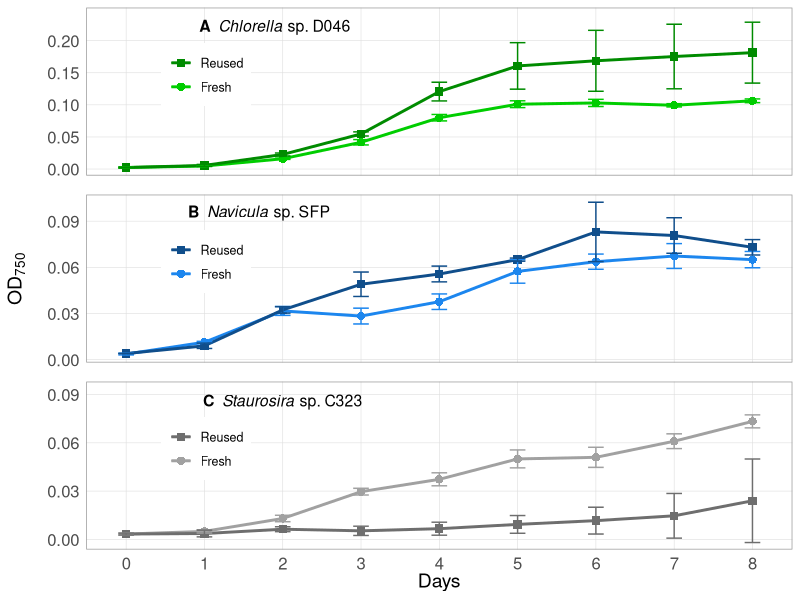
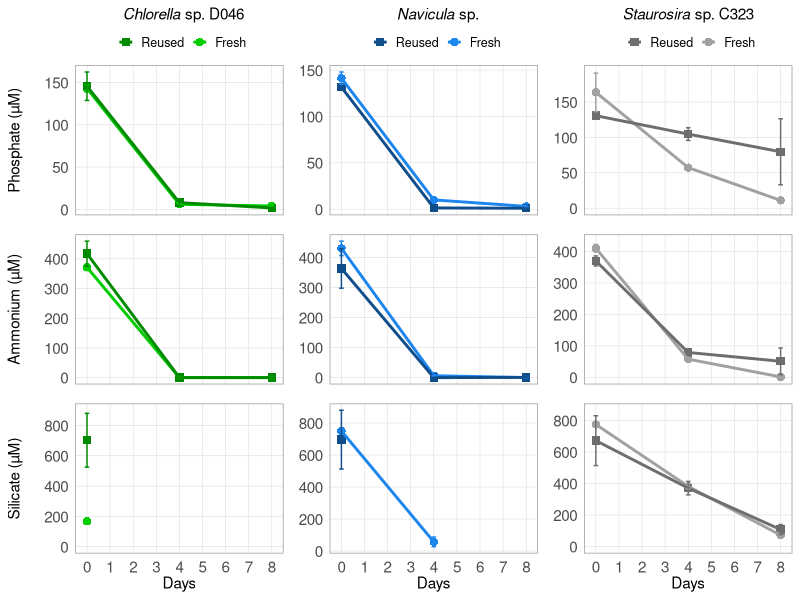
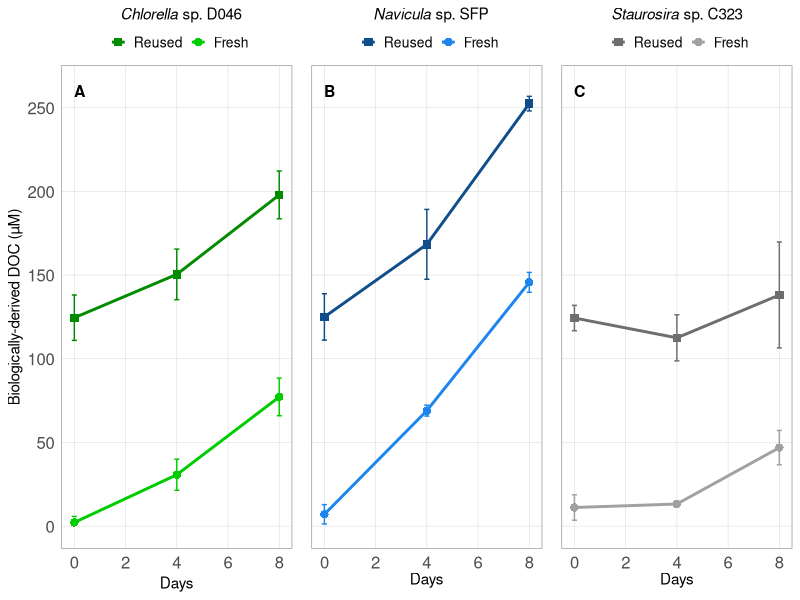
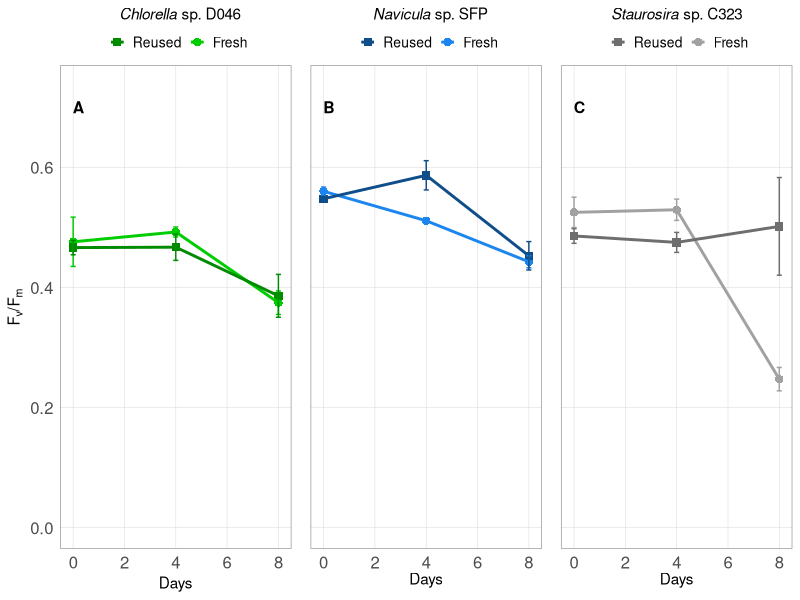
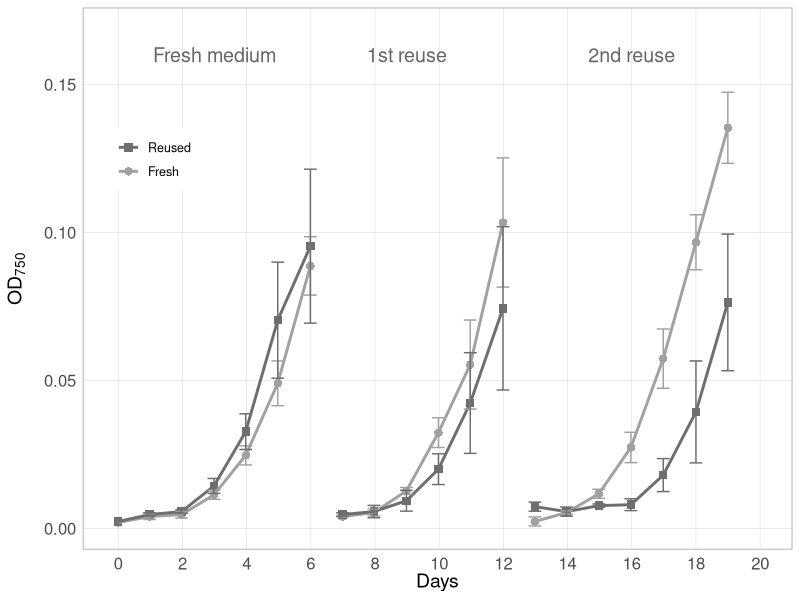
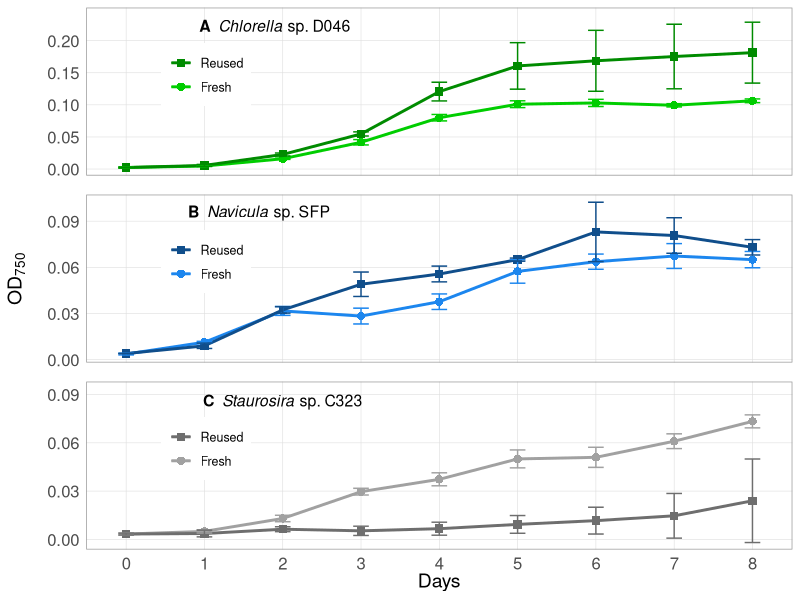
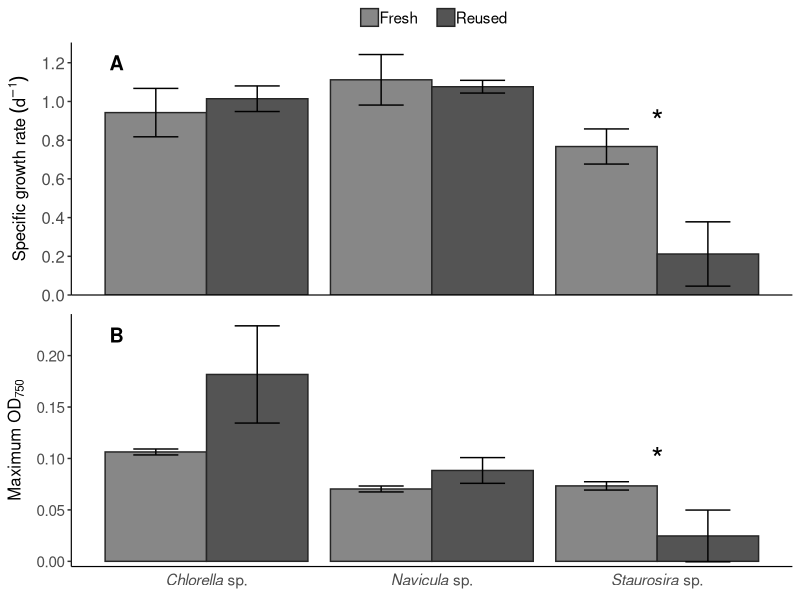
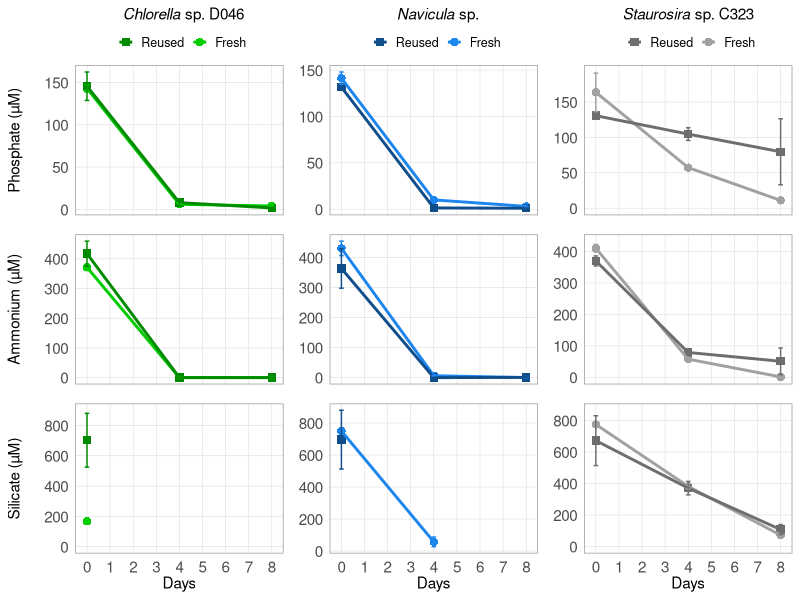

The R script that drew these images, in order:
# Project: Microalgae Cross-strain Growth Medium Reuse Experiment
# Author: Sarah Loftus, sarah.e.loftus@gmail.com

# This code organizes, analyses, and visualizes data from mircoalgae cross-strain reused medium experiments. 

# Input data and metadata are also available on Figshare: https://doi.org/10.6084/m9.figshare.7831913.v2

#######################################################################################

### Install packages ###

# Data management
library(tidyverse) 
library(lubridate)
library(broom)

# Plotting
library(gtable)
library(grid)
library(ggpubr)

### Read Data (see metadata for CSV file column descriptions)
growth_df <- read.csv("input_data/Data1_Growth.csv")        # Algae growth and experimental data for each culture replicate
daily_df <- read.csv("input_data/Data2_Daily.csv")          # Daily sampling data 

#### Parse dates and times, and calculate Days elapsed ####

daily_df %>%
  mutate(Date = mdy(Date),   
         Tstart = hm(Tstart),
         Tend = hm(Tend),
         Tmid = Tstart + as.period(0.5*as.duration(Tend - Tstart))) %>%   # Tmid = midpoint between start and end of sampling time
  do(mutate(., DaysElapsed = ((Date + Tmid) - (Date[Round == 0 & Day == 0] + Tmid[Round == 0 & Day == 0]) )/ 86400) ) %>%   # DaysElapsed =  days elapsed since start of each experiment
  select(Round, Day, Chl_medium, OD750_medium, DaysElapsed) -> daily_df2 
  # Note: warning messages do not pose problem to further analysis

#### Define additional variables ####

growth_df %>%    
  inner_join(daily_df2, by = c("Round", "Day") ) %>% # Add daily measurement data to growth data frame
  mutate(biomass_OD = OD750 -  OD750_medium,         # biomass_OD = Blank-corrected OD750 of the culture, in arbitrary units
         biomass_chl = Chl - Chl_medium              # biomass_chl = Blank-corrected chlorophyll-a concentration of the culture, in relative fluorescence units
  ) -> growth_df2    

#### Calculate daily averages and standard deviations of all variables in growth data frame. For use in plotting. ####

growth_df2 %>%
  select(-Replicate, -Chl, -OD750, -Chl_medium, -OD750_medium) %>% 
  group_by(Algae, Round, Treatment, Day) %>% 
  summarize_all(funs(mean, sd), na.rm = TRUE) %>%
  replace(., is.na(.), NA)-> growth_df_avgs  

#### Calculate variables for algae growth statistics ####

# Define time periods where cultures are in exponential phase for calculating specific growth rates (*** this is based on OD growth phase)
mu_period_02 <- 0:2   # Days 0-2; for: Navicula Round 3 all treatments/replicates
mu_period_03 <- 0:3   # Days 0-3; for: C323 Round 1 Fresh C, C323 Round 3 Fresh all replciates
mu_period_04 <- 0:4   # Days 0-4; for: C323 Round 1 Recycled B, D046 Round 3 all treatments/replicates
mu_period_13 <- 1:3   # Days 1-3; for: C323 Round 1 Fresh A
mu_period_14 <- 1:4   # Days 1-4; for: C323 Round 1 Fresh B & Recycled A & Recycled C, C323 Round 2 Fresh all replicates
mu_period_25 <- 2:5   # Days 2-5; for: C323 Round 0 all treatments/replicates
mu_period_35 <- 3:5   # Days 3-5; for: C323 Round 2 Recycled all replicates
mu_period_38 <- 3:8   # Days 3-8; for: C323 Round 3 Recycled all replciates

# Calculate specific growth rate 
growth_df2 %>%
  filter( (Algae == "Navicula" & Day %in% mu_period_02) |     # Based on the stated definitions above, select only the days used to calculate specific growth rate
          ( (Algae == "C323" & ( (Round == 1 & Treatment == "F" & Replicate == "C") | (Round == 3 & Treatment == "F") ) ) & Day %in% mu_period_03) |
          ( ((Algae == "C323" & Round == 1 & Treatment == "R" & Replicate == "E") | (Algae == "D046" & Round == 3)) & Day %in% mu_period_04) |
          (Algae == "C323" & Round == 1 & Treatment == "F" & Replicate == "A" & Day %in% mu_period_13) |
          ( (Algae == "C323" & ( ( Round == 1 & ( (Treatment == "F" & Replicate == "B") | (Treatment == "R" & (Replicate == "D" | Replicate == "F")))) | (Round == 2 & Treatment == "F"))) & Day %in% mu_period_14) | 
          (Algae == "C323" & Round == 0 & Day %in% mu_period_25) |
          (Algae == "C323" & Round == 2 & Treatment == "R" & Day %in% mu_period_35) |
          (Algae == "C323" & Round == 3 & Treatment == "R" & Day %in% mu_period_38) ) %>%   
  group_by(Algae, Round, Treatment, Replicate) %>%
  do(tidy(lm(log(biomass_OD) ~ DaysElapsed, data = .))) %>%   # linear regression of natural log algae cell concentration versus time
  filter(term == "DaysElapsed") %>%                          # where "DaysElapsed" is the row term in the linear regression output to indicate the slope, i.e., the specific growth rate
  rename(mu = estimate) %>%                                  # rename the slope of the linear regression ("estimate") as mu, mu = the specific growth rate (units = 1/day)
  select(Algae, Round, Treatment, Replicate, mu) -> mu_data

# Take averages and standard deviations of specific growth rate
mu_data %>%
  group_by(Algae, Round, Treatment) %>% 
  select(-Replicate) %>% 
  summarize_all(funs(mean, sd), na.rm = TRUE) -> mu_avgs  

# Find the maximum OD over the growth period for each replicate
growth_df2 %>% 
  select(Round, Day, Algae, Treatment, Replicate, biomass_OD) %>% 
  group_by(Round, Algae, Treatment, Replicate) %>% 
  summarize(max_OD = max(biomass_OD)) -> max_OD_data 

# Take average and standard deviation of maximum OD
max_OD_data %>% 
  group_by(Algae, Round, Treatment) %>% 
  select(-Replicate) %>% 
  summarize_all(funs(mean, sd), na.rm = TRUE) -> max_OD_avgs 

# Change in DOC in Round 3
growth_df2 %>% 
  filter(Round == 3) %>% 
  select(Day, Algae, Treatment, Replicate, DOC, biomass_OD) %>% 
  group_by(Algae, Treatment, Replicate) %>% 
  summarize(DOC_change = DOC[Day == 8] - DOC[Day == 0], # Change in DOC over the growth period
            DOC_per_OD = DOC_change/(biomass_OD[Day == 8] - biomass_OD[Day == 0])) -> DOC_change # Change in DOC per change in OD over the growth period

# Take average and standard deviation of net change in DOC in Round 3
DOC_change %>%   
  select(-Replicate) %>% 
  summarize_all(funs(mean, sd), na.rm = TRUE) -> avg_DOC_change


#### Statistics ####

# Test for equal variances of specific growth rate (mu) and maximum OD between Fresh and Reused treatments in Round 3 for each algae

# Variance test for mu
C323_mu_var <- var.test(mu_data$mu[mu_data$Algae == 'C323' & mu_data$Round == 3 & mu_data$Treatment == "F"], 
                       mu_data$mu[mu_data$Algae == 'C323' & mu_data$Round == 3 & mu_data$Treatment == "R"],
                       alternative = "two.sided")

D046_mu_var <- var.test(mu_data$mu[mu_data$Algae == 'D046' & mu_data$Treatment == "F"], 
                       mu_data$mu[mu_data$Algae == 'D046' & mu_data$Treatment == "R"],
                       alternative = "two.sided")

Navi_mu_var <- var.test(mu_data$mu[mu_data$Algae == 'Navicula' & mu_data$Treatment == "F"], 
                       mu_data$mu[mu_data$Algae == 'Navicula' & mu_data$Treatment == "R"],
                       alternative = "two.sided")

# Variance test for maximum OD
C323_max_OD_var <- var.test(max_OD_data$max_OD[max_OD_data$Algae == 'C323' & max_OD_data$Round == 3 & max_OD_data$Treatment == "F"], 
                            max_OD_data$max_OD[max_OD_data$Algae == 'C323' & max_OD_data$Round == 3 & max_OD_data$Treatment == "R"],
                            alternative = "two.sided")

D046_max_OD_var <- var.test(max_OD_data$max_OD[max_OD_data$Algae == 'D046' & max_OD_data$Treatment == "F"], 
                            max_OD_data$max_OD[max_OD_data$Algae == 'D046' & max_OD_data$Treatment == "R"],
                            alternative = "two.sided")

Navi_max_OD_var <- var.test(max_OD_data$max_OD[max_OD_data$Algae == 'Navicula' & max_OD_data$Treatment == "F"], 
                            max_OD_data$max_OD[max_OD_data$Algae == 'Navicula' & max_OD_data$Treatment == "R"],
                            alternative = "two.sided")

# Perform T tests for mu and maximum OD between Fresh and Reused treatments in Round 3 for each algae
# Based on results of variance test above, indicate in T test function where "var.equal" is TRUE or FALSE

# T test for mu
C323_mu_test <- t.test(mu_data$mu[mu_data$Algae == 'C323' & mu_data$Round == 3 & mu_data$Treatment == "F"], 
                       mu_data$mu[mu_data$Algae == 'C323' & mu_data$Round == 3 & mu_data$Treatment == "R"],
                       alternative = "two.sided", paired = FALSE, var.equal = TRUE)

D046_mu_test <- t.test(mu_data$mu[mu_data$Algae == 'D046' & mu_data$Treatment == "F"], 
                        mu_data$mu[mu_data$Algae == 'D046' & mu_data$Treatment == "R"],
                        alternative = "two.sided", paired = FALSE, var.equal = TRUE)

Navi_mu_test <- t.test(mu_data$mu[mu_data$Algae == 'Navicula' & mu_data$Treatment == "F"], 
                        mu_data$mu[mu_data$Algae == 'Navicula' & mu_data$Treatment == "R"],
                        alternative = "two.sided", paired = FALSE, var.equal = TRUE)

# T test for maximum OD
C323_max_OD_test <- t.test(max_OD_data$max_OD[max_OD_data$Algae == 'C323' & max_OD_data$Round == 3 & max_OD_data$Treatment == "F"], 
                       max_OD_data$max_OD[max_OD_data$Algae == 'C323' & max_OD_data$Round == 3 & max_OD_data$Treatment == "R"],
                       alternative = "two.sided", paired = FALSE, var.equal = TRUE)

D046_max_OD_test <- t.test(max_OD_data$max_OD[max_OD_data$Algae == 'D046' & max_OD_data$Treatment == "F"], 
                       max_OD_data$max_OD[max_OD_data$Algae == 'D046' & max_OD_data$Treatment == "R"],
                       alternative = "two.sided", paired = FALSE, var.equal = FALSE)

Navi_max_OD_test <- t.test(max_OD_data$max_OD[max_OD_data$Algae == 'Navicula' & max_OD_data$Treatment == "F"], 
                       max_OD_data$max_OD[max_OD_data$Algae == 'Navicula' & max_OD_data$Treatment == "R"],
                       alternative = "two.sided", paired = FALSE, var.equal = TRUE)


#### Figures ####

# Figure 1: Daily OD ####

  # C323 Round 0-2 ####  
  C323_OD_plot_R02 <- ggplot(data = growth_df_avgs[growth_df_avgs$Algae == "C323" & growth_df_avgs$Round != 3, ], 
                             aes(x = as.numeric(DaysElapsed_mean), y = biomass_OD_mean, color = Treatment, shape = Treatment))  +
    geom_point(size = 2.5) +
    geom_line(aes(group = interaction(Treatment, Round)), size = 1) +
    geom_errorbar(aes(ymin=biomass_OD_mean - biomass_OD_sd, ymax=biomass_OD_mean + biomass_OD_sd), width= 0.4) +
    labs(x = "Days") +
    labs(y = expression("OD"["750"])) +
    scale_color_manual(labels = c("Fresh", "Reused"), values = c('gray63','gray43'), guide = guide_legend(reverse=TRUE)) +
    scale_shape_manual(labels = c("Fresh", "Reused"), values = c(16, 15), guide = guide_legend(reverse=TRUE)) +
    scale_y_continuous(breaks = seq(0, 0.15, 0.05), expand = expand_scale(mult = c(0.05,0.1))) +  
    scale_x_continuous(limits = c(-0.1,20), breaks = seq(0, 21, 2)) +
    annotate("text", x = c(3, 9, 16), y = 0.16, label = c("Fresh medium", "1st reuse", "2nd reuse"), color = "gray40", size = 5) +
    theme( legend.key = element_rect(fill = NA),  # removes color from behind legned points/lines
           legend.title = element_blank(),
           legend.text = element_text(size = 9),
           legend.position = c(0.1,0.72),
           axis.title.y = element_text(margin = margin(r =10), size = 14),  
           axis.title.x = element_text(margin = margin(r =35), size = 14),   
           panel.background = element_rect(fill = "white"),
           panel.grid.major = element_line(colour = "gray87", size = 0.2),
           panel.border = element_rect(color = "gray60", fil = NA), 
           axis.ticks = element_blank(),
           axis.text = element_text(size = 12)) 
  
  # Save plot as pdf file
  pdf("Figures/Fig1_OD_Round02.pdf", 
      width = 7.5, height = 3)
  grid.draw(C323_OD_plot_R02)
  dev.off()
  
  # D046 phase 2 (Round 3) ####    
  D046_OD_plot <- ggplot(data = growth_df_avgs[growth_df_avgs$Algae == "D046", ], 
                         aes(x = Day, y = biomass_OD_mean, color = Treatment, shape = Treatment))  +
    geom_point(size = 2.5) +
    geom_line(aes(group = interaction(Treatment, Round)), size = 1) +
    geom_errorbar(aes(ymin=biomass_OD_mean - biomass_OD_sd, ymax=biomass_OD_mean + biomass_OD_sd), width= 0.2) +
    scale_color_manual(labels = c("Fresh", "Reused"), values = c('green3', 'green4'), guide = guide_legend(reverse=TRUE)) +
    scale_shape_manual(labels = c("Fresh", "Reused"), values = c(16, 15), guide = guide_legend(reverse=TRUE)) +
    scale_y_continuous(breaks = seq(0, 0.20, 0.05), expand = expand_scale(mult = c(0.05,0.1))) +  
    scale_x_continuous(limits = c(-0.1,8.1), breaks = seq(0, 8, 1)) +
    labs( y = " ") +
    annotate("text", x = 1.9, y = 0.22, label = expression(paste(bold("A"), italic("  Chlorella"), " sp. D046")), size = 4) + 
    theme( legend.key = element_rect(fill = NA),  # removes color from behind legned points/lines
           legend.title = element_blank(),
           legend.text = element_text(size = 9),
           axis.title.y = element_text(margin = margin(r = 15), size = 14),
           axis.title.x = element_blank(),
           legend.position = c(0.17,0.6),
           panel.grid.major = element_line(colour = "gray87", size = 0.2),
           panel.border = element_rect(color = "gray60", fil = NA), 
           panel.background = element_rect(fill = "white"),
           axis.ticks = element_blank(),
           axis.text.x = element_blank(),
           axis.text.y = element_text(size = 12))   
  
  # Navicula phase 2 (Round 3) #### 
  Navicula_OD_plot <- ggplot(data = growth_df_avgs[growth_df_avgs$Algae == "Navicula", ], 
                             aes(x = Day, y = biomass_OD_mean, color = Treatment, shape = Treatment))  +
    geom_point(size = 2.5) +
    geom_line(aes(group = interaction(Treatment, Round)), size = 1) +
    geom_errorbar(aes(ymin=biomass_OD_mean - biomass_OD_sd, ymax=biomass_OD_mean + biomass_OD_sd), width= 0.2) +
    labs(y = expression("OD"["750"])) +
    scale_color_manual(labels = c("Fresh", "Reused"), values = c('dodgerblue2', 'dodgerblue4'), guide = guide_legend(reverse=TRUE)) +
    scale_shape_manual(labels = c("Fresh", "Reused"), values = c(16, 15), guide = guide_legend(reverse=TRUE)) +
    scale_y_continuous(breaks = seq(0, 0.1, 0.03), expand = expand_scale(mult = c(0.05, 0.05))) +  
    scale_x_continuous(limits = c(-0.1,8.1), breaks = seq(0, 8, 1)) +
    annotate("text", x = 1.7, y = 0.095, label = expression(paste( bold("B"), italic("  Navicula"), " sp. SFP")), size = 4) + 
    theme( legend.key = element_rect(fill = NA),  # removes color from behind legned points/lines
           legend.title = element_blank(),
           legend.text = element_text(size = 9),
           legend.position = c(0.17,0.6),
           axis.title.y = element_text(margin = margin(r = 15), size = 14),  
           axis.title.x = element_blank(),   
           panel.grid.major = element_line(colour = "gray87", size = 0.2),
           panel.border = element_rect(color = "gray60", fil = NA),            
           panel.background = element_rect(fill = "white"),
           axis.ticks = element_blank(),
           axis.text.x = element_blank(),
           axis.text.y = element_text(size = 12)) 
  
  # C323 phase 2 (Round 3) ####  
  C323_OD_plot <- ggplot(data = growth_df_avgs[growth_df_avgs$Algae == "C323" & growth_df_avgs$Round == 3, ], 
                         aes(x = Day, y = biomass_OD_mean, color = Treatment, shape = Treatment))  +
    geom_point(size = 2.5) +
    geom_line(aes(group = interaction(Treatment, Round)), size = 1) +
    geom_errorbar(aes(ymin=biomass_OD_mean - biomass_OD_sd, ymax=biomass_OD_mean + biomass_OD_sd), width= 0.2) +
    labs(x = "Days") +
    scale_color_manual(labels = c("Fresh", "Reused"), values = c('gray63','gray43'), guide = guide_legend(reverse=TRUE)) +
    scale_shape_manual(labels = c("Fresh", "Reused"), values = c(16, 15), guide = guide_legend(reverse=TRUE)) +
    scale_y_continuous(breaks = seq(0, 0.1, 0.03), expand = expand_scale(mult = c(0.05,0.15))) +  
    scale_x_continuous(limits = c(-0.1,8.1), breaks = seq(0, 8, 1)) +
    annotate("text", x = 2, y = 0.085, label = expression(paste(bold("C"), italic("  Staurosira"), " sp. C323")), size = 4) + 
    theme( legend.key = element_rect(fill = NA),  # removes color from behind legned points/lines
           legend.title = element_blank(),
           legend.text = element_text(size = 9),
           legend.position = c(0.17,0.6),
           axis.title.y = element_blank(),  
           axis.title.x = element_text(margin = margin(r = 35), size = 14),   
           panel.background = element_rect(fill = "white"),
           panel.grid.major = element_line(colour = "gray87", size = 0.2),
           panel.border = element_rect(color = "gray60", fil = NA), 
           axis.ticks = element_blank(),
           axis.text = element_text(size = 12))   
  
  # Combine Round 3 Daily OD plots in a grid & Save as pdf ####
  
  # Convert ggplots to grobs
  D046_OD_grob <- ggplotGrob(D046_OD_plot)
  C323_OD_grob <- ggplotGrob(C323_OD_plot)
  Navi_OD_grob <- ggplotGrob(Navicula_OD_plot)
  
  # Combine in grid
  OD_gridplot <- rbind(D046_OD_grob, Navi_OD_grob, C323_OD_grob, size = "first")
  
  grid.newpage()
  grid.draw(OD_gridplot)
  
  # Save plot as pdf file
  pdf("Figures/Fig2_ODGrid.pdf", 
      width = 4, height = 6)
  grid.draw(OD_gridplot)
  dev.off()
  
# Figure S1: Specific growth rate and maximum OD in phase 2 (Round 3) ####
  
  # reorder the x-axis to D046, Navi, C323
  mu_avgs$Algae <- factor(mu_avgs$Algae, levels = c("D046", "Navicula", "C323"))
  max_OD_avgs$Algae <- factor(max_OD_avgs$Algae, levels = c("D046", "Navicula", "C323"))
  
  
  specific_growth_plot <- ggplot(data = mu_avgs[mu_avgs$Round == 3, ], 
                         aes(x = Algae, y = mean, fill = Treatment))  +
    geom_col(position = position_dodge(0.9), color = "gray15") +
    geom_errorbar(aes(ymin=mean - sd, ymax= mean + sd), width= 0.4, position = position_dodge(0.9)) +
    labs(y = expression(paste("Specific growth rate ", ("d"^-1)))) +
    scale_fill_manual(labels = c("Fresh", "Reused"), values = c('gray53','gray33')) +
    scale_x_discrete(labels=c("D046" = expression(paste(italic("Chlorella"), " sp.")), "Navicula" = expression(paste(italic("Navicula"), " sp.")), "C323" = expression(paste(italic("Staurosira"), " sp.")))) +
    annotate("text", x = 0.6, y = 1.2, label = expression(paste(bold("A"))), size = 5) + 
    annotate("text", x = 3, y = 0.9, label = "*", size = 8) +
    scale_y_continuous(expand = expand_scale(mult = c(0, 0.05)), breaks = seq(0,1.2, by = 0.2)) +
    theme( legend.key = element_rect(fill = NA),  
           legend.title = element_blank(),
           legend.text = element_text(size = 11, margin = margin(r = 8)),
           legend.position = "top",
           legend.key.size = unit(5, "mm"),
           legend.justification = "center",
           legend.margin=margin(t = 0, b = 0, l = 10),
           legend.box.margin=margin(t = 0, b = 0),
           legend.spacing.x = unit(1, "mm"),
           panel.background = element_rect(fill = NA),
           axis.line = element_line(color = "black", size = 0.4),
           axis.ticks.x = element_blank(),
           axis.title.y = element_text(margin = margin(r = 6),size = 12),
           axis.text.y = element_text(size = 12),
           axis.title.x = element_blank(),
           axis.text.x = element_blank()) 
  
  max_OD_plot <- ggplot(data = max_OD_avgs[max_OD_avgs$Round == 3, ], 
                                 aes(x = Algae, y = mean, fill = Treatment))  +
    geom_col(position = position_dodge(0.9), color = "gray15") +
    geom_errorbar(aes(ymin=mean - sd, ymax= mean + sd), width= 0.4, position = position_dodge(0.9)) +
    labs(y = expression("Maximum OD"["750"])) +
    scale_fill_manual(labels = c("Fresh", "Reused"), values = c('gray53','gray33')) +
    scale_x_discrete(labels=c("D046" = expression(paste(italic("Chlorella"), " sp.")), "Navicula" = expression(paste(italic("Navicula"), " sp.")), "C323" = expression(paste(italic("Staurosira"), " sp.")))) +
    annotate("text", x = 0.6, y = 0.22, label = expression(paste(bold("B"))), size = 5) + 
    annotate("text", x = 3, y = 0.1, label = "*", size = 8) +
    scale_y_continuous(expand = expand_scale(mult = c(0.02, 0.05)), breaks = seq(0,0.2, by = 0.05)) +
    theme( legend.position = "none",                              
           panel.background = element_rect(fill = NA),
           axis.line = element_line(color = "black", size = 0.4),
           axis.ticks.x = element_blank(),
           axis.title = element_text(margin = margin(r = 6),size = 12),
           axis.text = element_text(size = 11),
           axis.title.x = element_blank(),
           axis.title.y = element_text(margin = margin(r = 6),size = 12))   
  
  # Combine plots
  mu_grob <- ggplotGrob(specific_growth_plot)
  max_OD_grob <- ggplotGrob(max_OD_plot)
  
  mu_maxOD_grid <- rbind(mu_grob, max_OD_grob, size = "first")
  
  # Save plot as pdf file
  pdf("Figures/FigS1_mu_maxOD_Grid.pdf", 
      width = 4.5, height = 6.5)
  grid.draw(mu_maxOD_grid)
  dev.off()
  
# Nutrients versus Time (not published) ####    
  
  # PO4
  # D046 Round 3 ####    
  D046_PO4_plot <- ggplot(data = growth_df_avgs[growth_df_avgs$Algae == "D046" & !(is.na(growth_df_avgs$PO4_mean)), ], 
                         aes(x = Day, y = PO4_mean, color = Treatment, shape = Treatment))  +
    geom_point(size = 2.5) +
    geom_line(aes(group = interaction(Treatment, Round)), size = 1) +
    geom_errorbar(aes(ymin=PO4_mean - PO4_sd, ymax=PO4_mean + PO4_sd), width= 0.2) +
    scale_color_manual(labels = c("Fresh", "Reused"), values = c('green3', 'green4'), guide = guide_legend(reverse=TRUE)) +
    scale_shape_manual(labels = c("Fresh", "Reused"), values = c(16, 15), guide = guide_legend(reverse=TRUE)) +
    scale_y_continuous(breaks = seq(0, 175, 50), expand = expand_scale(mult = c(0.05,0.05))) +  
    scale_x_continuous(limits = c(-0.1,8.1), breaks = seq(0, 8, 1)) +
    labs( y = "Phosphate (µM)", title = expression(paste(italic("  Chlorella"), " sp. D046"))) +
    theme( legend.key = element_rect(fill = NA),  # removes color from behind legned points/lines
           legend.title = element_blank(),
           legend.text = element_text(size = 9),
           axis.title.y = element_text(margin = margin(r = 15), size = 11),
           axis.title.x = element_blank(),
           legend.position = "top",
           legend.key.size = unit(4, "mm"),
           legend.justification = "center",
           legend.margin=margin(t = 0, b = 0, l = 4),
           legend.box.margin=margin(t = 0, b = 0),
           legend.spacing.x = unit(1, "mm"),
           plot.title = element_text(hjust = 0.5, size = 11),
           panel.grid.major = element_line(colour = "gray87", size = 0.2),
           panel.border = element_rect(color = "gray60", fil = NA), 
           panel.background = element_rect(fill = "white"),
           axis.ticks = element_blank(),
           axis.text.x = element_blank(),
           axis.text.y = element_text(size = 11)) 

  # Navicula Round 3 ####    
  Navi_PO4_plot <- ggplot(data = growth_df_avgs[growth_df_avgs$Algae == "Navicula" & !(is.na(growth_df_avgs$PO4_mean)), ], 
                          aes(x = Day, y = PO4_mean, color = Treatment, shape = Treatment))  +
    geom_point(size = 2.5) +
    geom_line(aes(group = interaction(Treatment, Round)), size = 1) +
    geom_errorbar(aes(ymin=PO4_mean - PO4_sd, ymax=PO4_mean + PO4_sd), width= 0.2) +
    scale_color_manual(labels = c("Fresh", "Reused"), values = c('dodgerblue2', 'dodgerblue4'), guide = guide_legend(reverse=TRUE)) +
    scale_shape_manual(labels = c("Fresh", "Reused"), values = c(16, 15), guide = guide_legend(reverse=TRUE)) +
    scale_y_continuous(breaks = seq(0, 175, 50), expand = expand_scale(mult = c(0.05,0.05))) +  
    scale_x_continuous(limits = c(-0.1,8.1), breaks = seq(0, 8, 1)) +
    labs(title = expression(paste(italic("  Navicula"), " sp."))) +
    theme( legend.key = element_rect(fill = NA),  # removes color from behind legned points/lines
           legend.title = element_blank(),
           legend.text = element_text(size = 9),
           axis.title.y = element_blank(),
           axis.title.x = element_blank(),
           legend.position = "top",
           legend.key.size = unit(4, "mm"),
           legend.justification = "center",
           legend.margin=margin(t = 0, b = 0, l = 4),
           legend.box.margin=margin(t = 0, b = 0),
           legend.spacing.x = unit(1, "mm"),
           plot.title = element_text(hjust = 0.5, size = 11),
           panel.grid.major = element_line(colour = "gray87", size = 0.2),
           panel.border = element_rect(color = "gray60", fil = NA), 
           panel.background = element_rect(fill = "white"),
           axis.ticks = element_blank(),
           axis.text.x = element_blank(),
           axis.text.y = element_text(size = 11))   
  
  # C323 Round 3 ####    
  C323_PO4_plot <- ggplot(data = growth_df_avgs[growth_df_avgs$Algae == "C323" & !(is.na(growth_df_avgs$PO4_mean)) & growth_df_avgs$Round == 3, ], 
                          aes(x = Day, y = PO4_mean, color = Treatment, shape = Treatment))  +
    geom_point(size = 2.5) +
    geom_line(aes(group = interaction(Treatment, Round)), size = 1) +
    geom_errorbar(aes(ymin=PO4_mean - PO4_sd, ymax=PO4_mean + PO4_sd), width= 0.2) +
    scale_color_manual(labels = c("Fresh", "Reused"), values = c('gray63','gray43'), guide = guide_legend(reverse=TRUE)) +
    scale_shape_manual(labels = c("Fresh", "Reused"), values = c(16, 15), guide = guide_legend(reverse=TRUE)) +
    scale_y_continuous(breaks = seq(0, 175, 50), expand = expand_scale(mult = c(0.05,0.01)), limits = c(0, 200)) +  
    scale_x_continuous(limits = c(-0.1,8.1), breaks = seq(0, 8, 1)) +
    labs(title = expression(paste(italic("Staurosira"), " sp. C323"))) +
    theme( legend.key = element_rect(fill = NA),  # removes color from behind legned points/lines
           legend.title = element_blank(),
           legend.text = element_text(size = 9),
           axis.title.y = element_blank(),
           axis.title.x = element_blank(),
           legend.position = "top",
           legend.key.size = unit(4, "mm"),
           legend.justification = "center",
           legend.margin=margin(t = 0, b = 0, l = 4),
           legend.box.margin=margin(t = 0, b = 0),
           legend.spacing.x = unit(1, "mm"),
           plot.title = element_text(hjust = 0.5, size = 11),
           panel.grid.major = element_line(colour = "gray87", size = 0.2),
           panel.border = element_rect(color = "gray60", fil = NA), 
           panel.background = element_rect(fill = "white"),
           axis.ticks = element_blank(),
           axis.text.x = element_blank(),
           axis.text.y = element_text(size = 11)) 

  # NH4
  # D046 Round 3 ####    
  D046_NH4_plot <- ggplot(data = growth_df_avgs[growth_df_avgs$Algae == "D046" & !(is.na(growth_df_avgs$NH4_mean)), ], 
                          aes(x = Day, y = NH4_mean, color = Treatment, shape = Treatment))  +
    geom_point(size = 2.5) +
    geom_line(aes(group = interaction(Treatment, Round)), size = 1) +
    geom_errorbar(aes(ymin=NH4_mean - NH4_sd, ymax=NH4_mean + NH4_sd), width= 0.2) +
    scale_color_manual(labels = c("Fresh", "Reused"), values = c('green3', 'green4'), guide = guide_legend(reverse=TRUE)) +
    scale_shape_manual(labels = c("Fresh", "Reused"), values = c(16, 15), guide = guide_legend(reverse=TRUE)) +
    scale_y_continuous(breaks = seq(0, 450, 100), expand = expand_scale(mult = c(0.05,0.05))) +  
    scale_x_continuous(limits = c(-0.1,8.1), breaks = seq(0, 8, 1)) +
    labs( y = "Ammonium (µM)") +
    theme( legend.position="none",
           axis.title.y = element_text(margin = margin(r = 15), size = 11),
           axis.title.x = element_blank(),
           panel.grid.major = element_line(colour = "gray87", size = 0.2),
           panel.border = element_rect(color = "gray60", fil = NA), 
           panel.background = element_rect(fill = "white"),
           axis.ticks = element_blank(),
           axis.text.x = element_blank(),
           axis.text.y = element_text(size = 11)) 
  
  # Navicula Round 3 ####    
  Navi_NH4_plot <- ggplot(data = growth_df_avgs[growth_df_avgs$Algae == "Navicula" & !(is.na(growth_df_avgs$NH4_mean)), ], 
                          aes(x = Day, y = NH4_mean, color = Treatment, shape = Treatment))  +
    geom_point(size = 2.5) +
    geom_line(aes(group = interaction(Treatment, Round)), size = 1) +
    geom_errorbar(aes(ymin=NH4_mean - NH4_sd, ymax=NH4_mean + NH4_sd), width= 0.2) +
    scale_color_manual(labels = c("Fresh", "Reused"), values = c('dodgerblue2', 'dodgerblue4'), guide = guide_legend(reverse=TRUE)) +
    scale_shape_manual(labels = c("Fresh", "Reused"), values = c(16, 15), guide = guide_legend(reverse=TRUE)) +
    scale_y_continuous(breaks = seq(0, 450, 100), expand = expand_scale(mult = c(0.05,0.05))) +  
    scale_x_continuous(limits = c(-0.1,8.1), breaks = seq(0, 8, 1)) +
    theme( legend.position="none",
           axis.title.y = element_blank(),
           axis.title.x = element_blank(),
           panel.grid.major = element_line(colour = "gray87", size = 0.2),
           panel.border = element_rect(color = "gray60", fil = NA), 
           panel.background = element_rect(fill = "white"),
           axis.ticks = element_blank(),
           axis.text.x = element_blank(),
           axis.text.y = element_text(size = 11))   
  
  # C323 Round 3 ####    
  C323_NH4_plot <- ggplot(data = growth_df_avgs[growth_df_avgs$Algae == "C323" & !(is.na(growth_df_avgs$NH4_mean)) & growth_df_avgs$Round == 3, ], 
                          aes(x = Day, y = NH4_mean, color = Treatment, shape = Treatment))  +
    geom_point(size = 2.5) +
    geom_line(aes(group = interaction(Treatment, Round)), size = 1) +
    geom_errorbar(aes(ymin=NH4_mean - NH4_sd, ymax=NH4_mean + NH4_sd), width= 0.2) +
    scale_color_manual(labels = c("Fresh", "Reused"), values = c('gray63','gray43'), guide = guide_legend(reverse=TRUE)) +
    scale_shape_manual(labels = c("Fresh", "Reused"), values = c(16, 15), guide = guide_legend(reverse=TRUE)) +
    scale_y_continuous(breaks = seq(0, 400, 100), expand = expand_scale(mult = c(0.05,0.01)), limits = c(0, 450)) +  
    scale_x_continuous(limits = c(-0.1,8.1), breaks = seq(0, 8, 1)) +
    theme( legend.position="none",
           axis.title.y = element_blank(),
           axis.title.x = element_blank(),
           panel.grid.major = element_line(colour = "gray87", size = 0.2),
           panel.border = element_rect(color = "gray60", fil = NA), 
           panel.background = element_rect(fill = "white"),
           axis.ticks = element_blank(),
           axis.text.x = element_blank(),
           axis.text.y = element_text(size = 11)) 
 
  # Silicate
  # D046 Round 3 ####    
  D046_Si_plot <- ggplot(data = growth_df_avgs[growth_df_avgs$Algae == "D046" & !(is.na(growth_df_avgs$Si_mean)), ], 
                          aes(x = Day, y = Si_mean, color = Treatment, shape = Treatment))  +
    geom_point(size = 2.5) +
    geom_line(aes(group = interaction(Treatment, Round)), size = 1) +
    geom_errorbar(aes(ymin=Si_mean - Si_sd, ymax=Si_mean + Si_sd), width= 0.2) +
    scale_color_manual(labels = c("Fresh", "Reused"), values = c('green3', 'green4'), guide = guide_legend(reverse=TRUE)) +
    scale_shape_manual(labels = c("Fresh", "Reused"), values = c(16, 15), guide = guide_legend(reverse=TRUE)) +
    scale_y_continuous(breaks = seq(0, 1400, 200), expand = expand_scale(mult = c(0.05,0.05)), limits = c(0, 900)) +  
    scale_x_continuous(limits = c(-0.1,8.1), breaks = seq(0, 8, 1)) +
    labs( y = "Silicate (µM)", x = "Days") +
    theme( legend.position="none",
           axis.title.y = element_text(margin = margin(r = 15), size = 11),
           axis.title.x = element_text(margin = margin(r = 15), size = 11),
           panel.grid.major = element_line(colour = "gray87", size = 0.2),
           panel.border = element_rect(color = "gray60", fil = NA), 
           panel.background = element_rect(fill = "white"),
           axis.ticks = element_blank(),
           axis.text.x = element_text(size = 11),
           axis.text.y = element_text(size = 11)) 
  
  # Navicula Round 3 ####    
  Navi_Si_plot <- ggplot(data = growth_df_avgs[growth_df_avgs$Algae == "Navicula" & !(is.na(growth_df_avgs$Si_mean)), ], 
                          aes(x = Day, y = Si_mean, color = Treatment, shape = Treatment))  +
    geom_point(size = 2.5) +
    geom_line(aes(group = interaction(Treatment, Round)), size = 1) +
    geom_errorbar(aes(ymin=Si_mean - Si_sd, ymax=Si_mean + Si_sd), width= 0.2) +
    scale_color_manual(labels = c("Fresh", "Reused"), values = c('dodgerblue2', 'dodgerblue4'), guide = guide_legend(reverse=TRUE)) +
    scale_shape_manual(labels = c("Fresh", "Reused"), values = c(16, 15), guide = guide_legend(reverse=TRUE)) +
    scale_y_continuous(breaks = seq(0, 1400, 200), expand = expand_scale(mult = c(0.05,0.05))) +  
    scale_x_continuous(limits = c(-0.1,8.1), breaks = seq(0, 8, 1)) +
    labs(x = "Days") +
    theme( legend.position="none",
           axis.title.y = element_blank(),
           axis.title.x = element_text(margin = margin(r = 15), size = 11),
           panel.grid.major = element_line(colour = "gray87", size = 0.2),
           panel.border = element_rect(color = "gray60", fil = NA), 
           panel.background = element_rect(fill = "white"),
           axis.ticks = element_blank(),
           axis.text.x = element_text(size = 11),
           axis.text.y = element_text(size = 11))   
  
  # C323 Round 3 ####    
  C323_Si_plot <- ggplot(data = growth_df_avgs[growth_df_avgs$Algae == "C323" & !(is.na(growth_df_avgs$Si_mean)) & growth_df_avgs$Round == 3, ], 
                          aes(x = Day, y = Si_mean, color = Treatment, shape = Treatment))  +
    geom_point(size = 2.5) +
    geom_line(aes(group = interaction(Treatment, Round)), size = 1) +
    geom_errorbar(aes(ymin=Si_mean - Si_sd, ymax=Si_mean + Si_sd), width= 0.2) +
    scale_color_manual(labels = c("Fresh", "Reused"), values = c('gray63','gray43'), guide = guide_legend(reverse=TRUE)) +
    scale_shape_manual(labels = c("Fresh", "Reused"), values = c(16, 15), guide = guide_legend(reverse=TRUE)) +
    scale_y_continuous(breaks = seq(0, 1400, 200), expand = expand_scale(mult = c(0.05,0.01)), limits = c(0, 900)) +  
    scale_x_continuous(limits = c(-0.1,8.1), breaks = seq(0, 8, 1)) +
    labs(x = "Days") +
    theme( legend.position="none",
           axis.title.y = element_blank(),
           axis.title.x = element_text(margin = margin(r = 15), size = 11),
           panel.grid.major = element_line(colour = "gray87", size = 0.2),
           panel.border = element_rect(color = "gray60", fil = NA), 
           panel.background = element_rect(fill = "white"),
           axis.ticks = element_blank(),
           axis.text.x = element_text(size = 11),
           axis.text.y = element_text(size = 11)) 

  # Combine 9 plots in a 3x3 grid
  # Convert plots to grobs
  D046_PO4_grob <- ggplotGrob(D046_PO4_plot)
  Navi_PO4_grob <- ggplotGrob(Navi_PO4_plot)
  C323_PO4_grob <- ggplotGrob(C323_PO4_plot)
  D046_NH4_grob <- ggplotGrob(D046_NH4_plot)
  Navi_NH4_grob <- ggplotGrob(Navi_NH4_plot)
  C323_NH4_grob <- ggplotGrob(C323_NH4_plot)
  D046_Si_grob <- ggplotGrob(D046_Si_plot)
  Navi_Si_grob <- ggplotGrob(Navi_Si_plot)
  C323_Si_grob <- ggplotGrob(C323_Si_plot)  
  
  # Make plot columns
  nuts_col1 <- rbind(D046_PO4_grob, D046_NH4_grob, D046_Si_grob, size = "first")
  nuts_col2 <- rbind(Navi_PO4_grob, Navi_NH4_grob, Navi_Si_grob, size = "first")
  nuts_col3 <- rbind(C323_PO4_grob, C323_NH4_grob, C323_Si_grob, size = "first")
  # Set widths
  nuts_col1$widths <- unit.pmax(D046_PO4_grob$widths, D046_NH4_grob$widths, D046_Si_grob$widths)
  nuts_col2$widths <- unit.pmax(Navi_PO4_grob$widths, Navi_NH4_grob$widths, Navi_Si_grob$widths)
  nuts_col3$widths <- unit.pmax(C323_PO4_grob$widths, C323_NH4_grob$widths, C323_Si_grob$widths)
  # Combine plot columns
  nutrients_plot <- cbind(nuts_col1, nuts_col2, nuts_col3, size = "first")
  
  grid.newpage()
  grid.draw(nutrients_plot)
  
  # Save plot as pdf file
  pdf("Figures/Nutrients_vs_time.pdf", 
      width = 7, height = 5)
  grid.draw(nutrients_plot)
  dev.off()
  
#### Figure S2: Intial nutrient concentrations in phase 2 (Round 3) ####
  
  # re-order algae names
  growth_df_avgs$Algae <- factor(growth_df_avgs$Algae, levels = c("D046", "Navicula", "C323"))

  # NH4
  initial_NH4_plot <- ggplot(data = growth_df_avgs[growth_df_avgs$Round == 3 & growth_df_avgs$Day == 0, ], 
                                 aes(x = Algae, y = NH4_mean, fill = Treatment))  +
    geom_col(position = position_dodge(0.9), color = "gray15") +
    geom_errorbar(aes(ymin=NH4_mean - NH4_sd, ymax= NH4_mean + NH4_sd), width= 0.4, position = position_dodge(0.9)) +
    labs(y = "Ammonium (µM)") +
    scale_fill_manual(labels = c("Fresh", "Reused"), values = c('gray53','gray33')) +
    scale_x_discrete(labels=c("D046" = expression(paste(italic("Chlorella"), " sp.")), "Navicula" = expression(paste(italic("Navicula"), " sp.")), "C323" = expression(paste(italic("Staurosira"), " sp.")))) +
    annotate("text", x = 0.6, y = 450, label = expression(paste(bold("A"))), size = 5) + 
    scale_y_continuous(expand = expand_scale(mult = c(0, 0.05)), breaks = seq(0,450, by = 100)) +
    theme( legend.key = element_rect(fill = NA),  
           legend.title = element_blank(),
           legend.text = element_text(size = 11, margin = margin(r = 8)),
           legend.position = "top",
           legend.key.size = unit(5, "mm"),
           legend.justification = "center",
           legend.margin=margin(t = 0, b = 0, l = 10),
           legend.box.margin=margin(t = 0, b = 0),
           legend.spacing.x = unit(1, "mm"),
           panel.background = element_rect(fill = NA),
           axis.line = element_line(color = "black", size = 0.4),
           axis.ticks.x = element_blank(),
           axis.title.y = element_text(margin = margin(r = 6),size = 12),
           axis.text.y = element_text(size = 12),
           axis.title.x = element_blank(),
           axis.text.x = element_blank()) 
  
  # PO4
  initial_PO4_plot <- ggplot(data = growth_df_avgs[growth_df_avgs$Round == 3 & growth_df_avgs$Day == 0, ], 
                        aes(x = Algae, y = PO4_mean, fill = Treatment))  +
    geom_col(position = position_dodge(0.9), color = "gray15") +
    geom_errorbar(aes(ymin=PO4_mean - PO4_sd, ymax= PO4_mean + PO4_sd), width= 0.4, position = position_dodge(0.9)) +
    labs(y = "Phosphate (µM)") +
    scale_fill_manual(labels = c("Fresh", "Reused"), values = c('gray53','gray33')) +
    scale_x_discrete(labels=c("D046" = expression(paste(italic("Chlorella"), " sp.")), "Navicula" = expression(paste(italic("Navicula"), " sp.")), "C323" = expression(paste(italic("Staurosira"), " sp.")))) +
    annotate("text", x = 0.6, y = 200, label = expression(paste(bold("B"))), size = 5) + 
    scale_y_continuous(expand = expand_scale(mult = c(0.02, 0.05)), breaks = seq(0,200, by = 50)) +
    theme( legend.position = "none",                              
           panel.background = element_rect(fill = NA),
           axis.line = element_line(color = "black", size = 0.4),
           axis.ticks.x = element_blank(),
           axis.title.y = element_text(margin = margin(r = 6),size = 12),
           axis.text.y = element_text(size = 12),
           axis.title.x = element_blank(),
           axis.text.x = element_blank()) 
  
  #Silicate
  initial_Si_plot <- ggplot(data = growth_df_avgs[growth_df_avgs$Round == 3 & growth_df_avgs$Day == 0, ], 
                             aes(x = Algae, y = Si_mean, fill = Treatment))  +
    geom_col(position = position_dodge(0.9), color = "gray15") +
    geom_errorbar(aes(ymin=Si_mean - Si_sd, ymax= Si_mean + Si_sd), width= 0.4, position = position_dodge(0.9)) +
    labs(y = "Silicate (µM)") +
    scale_fill_manual(labels = c("Fresh", "Reused"), values = c('gray53','gray33')) +
    scale_x_discrete(labels=c("D046" = expression(paste(italic("Chlorella"), " sp.")), "Navicula" = expression(paste(italic("Navicula"), " sp.")), "C323" = expression(paste(italic("Staurosira"), " sp.")))) +
    annotate("text", x = 0.6, y = 900, label = expression(paste(bold("C"))), size = 5) + 
    scale_y_continuous(expand = expand_scale(mult = c(0.02, 0.05)), breaks = seq(0,1500, by = 200)) +
    theme( legend.position = "none",                              
           panel.background = element_rect(fill = NA),
           axis.line = element_line(color = "black", size = 0.4),
           axis.ticks.x = element_blank(),
           axis.title = element_text(margin = margin(r = 6),size = 12),
           axis.text = element_text(size = 12),
           axis.title.x = element_blank(),
           axis.title.y = element_text(margin = margin(r = 6),size = 12))
  
  # Combine plots
  init_NH4_grob <- ggplotGrob(initial_NH4_plot)
  init_PO4_grob <- ggplotGrob(initial_PO4_plot)
  init_Si_grob <- ggplotGrob(initial_Si_plot)
  
  init_nuts_grid <- rbind(init_NH4_grob, init_PO4_grob, init_Si_grob, size = "first")
  
  # Save plot as pdf file
  pdf("Figures/FigS2_init_nuts.pdf", 
      width = 4, height = 7.5)
  grid.draw(init_nuts_grid)
  dev.off()

  
# Figure 3: DOC ####
  
  D046_DOC_plot <- ggplot(data = growth_df_avgs[growth_df_avgs$Algae == "D046" & !(is.na(growth_df_avgs$DOC_mean)), ], 
                         aes(x = Day, y = DOC_mean, color = Treatment, shape = Treatment))  +
    geom_point(size = 2.5) +
    geom_line(aes(group = interaction(Treatment, Round)), size = 1) +
    geom_errorbar(aes(ymin=DOC_mean - DOC_sd, ymax=DOC_mean + DOC_sd), width= 0.2) +
    scale_color_manual(labels = c("Fresh", "Reused"), values = c('green3', 'green4'), guide = guide_legend(reverse=TRUE)) +
    scale_shape_manual(labels = c("Fresh", "Reused"), values = c(16, 15), guide = guide_legend(reverse=TRUE)) +
    scale_y_continuous(limits = c(0, 270), breaks = seq(0, 250, 50), expand = expand_scale(mult = c(0.05,0.02))) +  
    scale_x_continuous(limits = c(-0.1,8.1), breaks = seq(0, 8, 2)) +
    annotate("text", x = 0.2, y = 260, label = expression(paste(bold("A"))), size = 4) + 
    labs( y = "Biologically-derived DOC (µM)", x = "Days", title = expression(paste(italic("  Chlorella"), " sp. D046"))) +
    theme( legend.key = element_rect(fill = NA),  # removes color from behind legned points/lines
           legend.title = element_blank(),
           legend.text = element_text(size = 10),
           axis.title = element_text(margin = margin(r = 15), size = 11),
           legend.position = "top",
           legend.key.size = unit(4, "mm"),
           legend.justification = "center",
           legend.margin=margin(t = 0, b = 0, l = 4),
           legend.box.margin=margin(t = 0, b = 0),
           legend.spacing.x = unit(1, "mm"),
           plot.title = element_text(hjust = 0.5, size = 11),
           panel.grid.major = element_line(colour = "gray87", size = 0.2),
           panel.border = element_rect(color = "gray60", fil = NA), 
           panel.background = element_rect(fill = "white"),
           axis.ticks = element_blank(),
           axis.text.x = element_text(size = 12),
           axis.text.y = element_text(size = 12))   
  
  Navicula_DOC_plot <- ggplot(data = growth_df_avgs[growth_df_avgs$Algae == "Navicula" & !(is.na(growth_df_avgs$DOC_mean)), ], 
                             aes(x = Day, y = DOC_mean, color = Treatment, shape = Treatment))  +
    geom_point(size = 2.5) +
    geom_line(aes(group = interaction(Treatment, Round)), size = 1) +
    geom_errorbar(aes(ymin=DOC_mean - DOC_sd, ymax=DOC_mean + DOC_sd), width= 0.2) +
    scale_color_manual(labels = c("Fresh", "Reused"), values = c('dodgerblue2', 'dodgerblue4'), guide = guide_legend(reverse=TRUE)) +
    scale_shape_manual(labels = c("Fresh", "Reused"), values = c(16, 15), guide = guide_legend(reverse=TRUE)) +
    scale_y_continuous(limits = c(0, 270), breaks = seq(0, 250, 50), expand = expand_scale(mult = c(0.05,0.02))) +  
    scale_x_continuous(limits = c(-0.1,8.1), breaks = seq(0, 8, 2)) +
    annotate("text", x = 0.2, y = 260, label = expression(paste(bold("B"))), size = 4) + 
    labs(x = "Days", title = expression(paste(italic("  Navicula"), " sp. SFP"))) +
    theme( legend.key = element_rect(fill = NA),  
           legend.title = element_blank(),
           legend.text = element_text(size = 10),
           axis.title.x = element_text(margin = margin(r = 15), size = 11),
           axis.title.y = element_blank(),
           legend.position = "top",
           legend.key.size = unit(4, "mm"),
           legend.justification = "center",
           legend.margin=margin(t = 0, b = 0, l = 4),
           legend.box.margin=margin(t = 0, b = 0),
           legend.spacing.x = unit(1, "mm"),
           plot.title = element_text(hjust = 0.5, size = 11),
           panel.grid.major = element_line(colour = "gray87", size = 0.2),
           panel.border = element_rect(color = "gray60", fil = NA), 
           panel.background = element_rect(fill = "white"),
           axis.ticks = element_blank(),
           axis.text.x = element_text(size = 12),
           axis.text.y = element_blank())
  
  C323_DOC_plot <- ggplot(data = growth_df_avgs[growth_df_avgs$Algae == "C323" & !(is.na(growth_df_avgs$DOC_mean)) & growth_df_avgs$Round == 3, ], 
                         aes(x = Day, y = DOC_mean, color = Treatment, shape = Treatment))  +
    geom_point(size = 2.5) +
    geom_line(aes(group = interaction(Treatment, Round)), size = 1) +
    geom_errorbar(aes(ymin=DOC_mean - DOC_sd, ymax=DOC_mean + DOC_sd), width= 0.2) +
    scale_color_manual(labels = c("Fresh", "Reused"), values = c('gray63','gray43'), guide = guide_legend(reverse=TRUE)) +
    scale_shape_manual(labels = c("Fresh", "Reused"), values = c(16, 15), guide = guide_legend(reverse=TRUE)) +
    scale_y_continuous(limits = c(0, 270), breaks = seq(0, 250, 50), expand = expand_scale(mult = c(0.05,0.02))) +  
    scale_x_continuous(limits = c(-0.1,8.1), breaks = seq(0, 8, 2)) +
    annotate("text", x = 0.2, y = 260, label = expression(paste(bold("C"))), size = 4) + 
    labs(x = "Days", title = expression(paste(italic("Staurosira"), " sp. C323"))) +
    theme( legend.key = element_rect(fill = NA),  
           legend.title = element_blank(),
           legend.text = element_text(size = 10),
           axis.title.x = element_text(margin = margin(r = 15), size = 11),
           axis.title.y = element_blank(),
           legend.position = "top",
           legend.key.size = unit(4, "mm"),
           legend.justification = "center",
           legend.margin=margin(t = 0, b = 0, l = 4),
           legend.box.margin=margin(t = 0, b = 0),
           legend.spacing.x = unit(1, "mm"),
           plot.title = element_text(hjust = 0.5, size = 11),
           panel.grid.major = element_line(colour = "gray87", size = 0.2),
           panel.border = element_rect(color = "gray60", fil = NA), 
           panel.background = element_rect(fill = "white"),
           axis.ticks = element_blank(),
           axis.text.x = element_text(size = 12),
           axis.text.y = element_blank())
  
  # Combine Round 3 Daily OD plots in a grid & Save as pdf ####
  
  # Convert ggplots to grobs
  D046_DOC_grob <- ggplotGrob(D046_DOC_plot)
  C323_DOC_grob <- ggplotGrob(C323_DOC_plot)
  Navi_DOC_grob <- ggplotGrob(Navicula_DOC_plot)
  
  # Combine in grid
  DOC_gridplot <- cbind(D046_DOC_grob, Navi_DOC_grob, C323_DOC_grob, size = "first")
  
  grid.newpage()
  grid.draw(DOC_gridplot)
  
  # Save plot as pdf file
  pdf("Figures/Fig3_DOCvsTime.pdf", 
      width = 7.5, height = 3)
  grid.draw(DOC_gridplot)
  dev.off()
  
# Fv/Fm  ####
  
  D046_FvFm_plot <- ggplot(data = growth_df_avgs[growth_df_avgs$Algae == "D046" & !(is.na(growth_df_avgs$FvFm_mean)), ], 
                          aes(x = Day, y = FvFm_mean, color = Treatment, shape = Treatment))  +
    geom_point(size = 2.5) +
    geom_line(aes(group = interaction(Treatment, Round)), size = 1) +
    geom_errorbar(aes(ymin=FvFm_mean - FvFm_sd, ymax=FvFm_mean + FvFm_sd), width= 0.2) +
    scale_color_manual(labels = c("Fresh", "Reused"), values = c('green3', 'green4'), guide = guide_legend(reverse=TRUE)) +
    scale_shape_manual(labels = c("Fresh", "Reused"), values = c(16, 15), guide = guide_legend(reverse=TRUE)) +
    scale_y_continuous(breaks = seq(0, 1, 0.2), expand = expand_scale(mult = c(0.05,0.1)), lim = c(0,0.7)) +  
    scale_x_continuous(limits = c(-0.1,8.1), breaks = seq(0, 8, 2)) +
    annotate("text", x = 0.2, y = 0.7, label = expression(paste(bold("A"))), size = 4) + 
    labs( y = expression(paste("F"["v"]*"/F"["m"])), x = "Days", title = expression(paste(italic("  Chlorella"), " sp. D046"))) +
    theme( legend.key = element_rect(fill = NA),  # removes color from behind legned points/lines
           legend.title = element_blank(),
           legend.text = element_text(size = 10),
           axis.title = element_text(margin = margin(r = 15), size = 11),
           legend.position = "top",
           legend.key.size = unit(4, "mm"),
           legend.justification = "center",
           legend.margin=margin(t = 0, b = 0, l = 4),
           legend.box.margin=margin(t = 0, b = 0),
           legend.spacing.x = unit(1, "mm"),
           plot.title = element_text(hjust = 0.5, size = 11),
           panel.grid.major = element_line(colour = "gray87", size = 0.2),
           panel.border = element_rect(color = "gray60", fil = NA), 
           panel.background = element_rect(fill = "white"),
           axis.ticks = element_blank(),
           axis.text.x = element_text(size = 12),
           axis.text.y = element_text(size = 12))   
  
  Navicula_FvFm_plot <- ggplot(data = growth_df_avgs[growth_df_avgs$Algae == "Navicula" & !(is.na(growth_df_avgs$FvFm_mean)), ], 
                              aes(x = Day, y = FvFm_mean, color = Treatment, shape = Treatment))  +
    geom_point(size = 2.5) +
    geom_line(aes(group = interaction(Treatment, Round)), size = 1) +
    geom_errorbar(aes(ymin=FvFm_mean - FvFm_sd, ymax=FvFm_mean + FvFm_sd), width= 0.2) +
    scale_color_manual(labels = c("Fresh", "Reused"), values = c('dodgerblue2', 'dodgerblue4'), guide = guide_legend(reverse=TRUE)) +
    scale_shape_manual(labels = c("Fresh", "Reused"), values = c(16, 15), guide = guide_legend(reverse=TRUE)) +
    scale_y_continuous(breaks = seq(0, 1, 0.2), expand = expand_scale(mult = c(0.05,0.1)), lim = c(0, 0.7)) +  
    scale_x_continuous(limits = c(-0.1,8.1), breaks = seq(0, 8, 2)) +
    annotate("text", x = 0.2, y = 0.7, label = expression(paste(bold("B"))), size = 4) + 
    labs(x = "Days", title = expression(paste(italic("  Navicula"), " sp. SFP"))) +
    theme( legend.key = element_rect(fill = NA),  
           legend.title = element_blank(),
           legend.text = element_text(size = 10),
           axis.title.x = element_text(margin = margin(r = 15), size = 11),
           axis.title.y = element_blank(),
           legend.position = "top",
           legend.key.size = unit(4, "mm"),
           legend.justification = "center",
           legend.margin=margin(t = 0, b = 0, l = 4),
           legend.box.margin=margin(t = 0, b = 0),
           legend.spacing.x = unit(1, "mm"),
           plot.title = element_text(hjust = 0.5, size = 11),
           panel.grid.major = element_line(colour = "gray87", size = 0.2),
           panel.border = element_rect(color = "gray60", fil = NA), 
           panel.background = element_rect(fill = "white"),
           axis.ticks = element_blank(),
           axis.text.x = element_text(size = 12),
           axis.text.y = element_blank())
  
  C323_FvFm_plot <- ggplot(data = growth_df_avgs[growth_df_avgs$Algae == "C323" & !(is.na(growth_df_avgs$FvFm_mean)) & growth_df_avgs$Round == 3, ], 
                          aes(x = Day, y = FvFm_mean, color = Treatment, shape = Treatment))  +
    geom_point(size = 2.5) +
    geom_line(aes(group = interaction(Treatment, Round)), size = 1) +
    geom_errorbar(aes(ymin=FvFm_mean - FvFm_sd, ymax=FvFm_mean + FvFm_sd), width= 0.2) +
    scale_color_manual(labels = c("Fresh", "Reused"), values = c('gray63','gray43'), guide = guide_legend(reverse=TRUE)) +
    scale_shape_manual(labels = c("Fresh", "Reused"), values = c(16, 15), guide = guide_legend(reverse=TRUE)) +
    scale_y_continuous(breaks = seq(0, 1, 0.2), expand = expand_scale(mult = c(0.05,0.1)), lim = c(0, 0.7)) +  
    scale_x_continuous(limits = c(-0.1,8.1), breaks = seq(0, 8, 2)) +
    annotate("text", x = 0.2, y = 0.7, label = expression(paste(bold("C"))), size = 4) + 
    labs(x = "Days", title = expression(paste(italic("Staurosira"), " sp. C323"))) +
    theme( legend.key = element_rect(fill = NA),  
           legend.title = element_blank(),
           legend.text = element_text(size = 10),
           axis.title.x = element_text(margin = margin(r = 15), size = 11),
           axis.title.y = element_blank(),
           legend.position = "top",
           legend.key.size = unit(4, "mm"),
           legend.justification = "center",
           legend.margin=margin(t = 0, b = 0, l = 4),
           legend.box.margin=margin(t = 0, b = 0),
           legend.spacing.x = unit(1, "mm"),
           plot.title = element_text(hjust = 0.5, size = 11),
           panel.grid.major = element_line(colour = "gray87", size = 0.2),
           panel.border = element_rect(color = "gray60", fil = NA), 
           panel.background = element_rect(fill = "white"),
           axis.ticks = element_blank(),
           axis.text.x = element_text(size = 12),
           axis.text.y = element_blank())
  
  # Combine plots in a grid & Save as pdf ####
  
  # Convert ggplots to grobs
  D046_FvFm_grob <- ggplotGrob(D046_FvFm_plot)
  C323_FvFm_grob <- ggplotGrob(C323_FvFm_plot)
  Navi_FvFm_grob <- ggplotGrob(Navicula_FvFm_plot)
  
  # Combine in grid
  FvFm_gridplot <- cbind(D046_FvFm_grob, Navi_FvFm_grob, C323_FvFm_grob, size = "first")
  
  grid.newpage()
  grid.draw(FvFm_gridplot)
  
  # Save plot as pdf file
  pdf("Figures/FigS3_FvFmvsTime.pdf", 
      width = 7.5, height = 3)
  grid.draw(FvFm_gridplot)
  dev.off()

  
